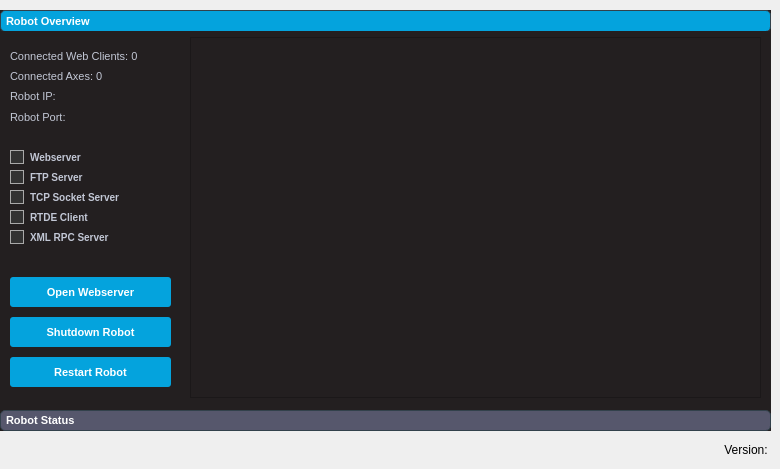
    <widget class="QWidget" name="tab_overview">
     <attribute name="title">
      <string>Overview</string>
     </attribute>
     <widget class="QToolBox" name="toolbox_overview">
      <property name="geometry">
       <rect>
        <x>0</x>
        <y>10</y>
        <width>771</width>
        <height>421</height>
       </rect>
      </property>
      <property name="font">
       <font>
        <family>Arial</family>
        <pointsize>8</pointsize>
        <weight>75</weight>
        <bold>true</bold>
       </font>
      </property>
      <property name="styleSheet">
       <string notr="true">QToolBox

{
	background-color: transparent;
	color: #c2c7d5;
}
   QToolBox::tab {
      background: blue;
      border-radius: 5px;
      color: black;
        }

QToolBox::tab {
  background: #56576c; 
  border: 1px solid #32414B;
  padding:1px;
  color: white;
} 

QToolBox::tab:selected { 
  background: rgb(4, 163, 221); 
  margin-bottom: -1px; 
}

/*-----QWidget-----*/
QWidget
{
	background-color: #231F20;
	color: #000000

}

/*-----QLabel-----*/
QLabel
{
	background-color: transparent;
	color: #c2c7d5;
}

/*-----QTableView &amp; QTableWidget-----*/
QTableView
{
    background-color: #232939;
	border: 1px solid gray;
    color: #f0f0f0;
    gridline-color: #232939;
    outline : 0;

}

QTableView::disabled
{
    background-color: #242526;
    border: 1px solid #32414B;
    color: #656565;
    gridline-color: #656565;
    outline : 0;

}

QTableView::item:hover 
{
    background-color: #606060;
    color: #f0f0f0;

}

QTableView::item:selected 
{
	background-color: #0ab19a;
    color: #F0F0F0;

}

QTableView::item:selected:disabled
{
    background-color: #1a1b1c;
    border: 2px solid #525251;
    color: #656565;

}

QTableCornerButton::section
{
	background-color: #343a49;
    color: #fff;

}

QHeaderView::section
{
	color: #fff;
	border-top: 0px;
	border-bottom: 1px solid gray;
	border-right: 1px solid gray;
	background-color: #343a49;
    margin-top:1px;
	margin-bottom:1px;
	padding: 5px;

}

QHeaderView::section:disabled
{
    background-color: #525251;
    color: #656565;

}

QHeaderView::section:checked
{
    color: #fff;
    background-color: #0ab19a;

}


QHeaderView::section:checked:disabled
{
    color: #656565;
    background-color: #525251;

}

QHeaderView::section::vertical::first,
QHeaderView::section::vertical::only-one
{
    border-top: 1px solid #353635;

}

QHeaderView::section::vertical
{
    border-top: 1px solid #353635;

}

QHeaderView::section::horizontal::first,
QHeaderView::section::horizontal::only-one
{
    border-left: 1px solid #353635;

}

QHeaderView::section::horizontal
{
    border-left: 1px solid #353635;

}

/*-----QScrollBar-----*/
QScrollBar:horizontal 
{
    background-color: transparent;
    height: 8px;
    margin: 0px;
    padding: 0px;

}

QScrollBar::handle:horizontal 
{
    border: none;
	min-width: 100px;
    background-color: #56576c;

}

QScrollBar::add-line:horizontal, 
QScrollBar::sub-line:horizontal,
QScrollBar::add-page:horizontal, 
QScrollBar::sub-page:horizontal 
{
    width: 0px;
    background-color: transparent;

}

QScrollBar:vertical 
{
    background-color: transparent;
    width: 8px;
    margin: 0;

}

QScrollBar::handle:vertical 
{
    border: none;
	min-height: 100px;
    background-color: #56576c;

}

QScrollBar::add-line:vertical, 
QScrollBar::sub-line:vertical,
QScrollBar::add-page:vertical, 
QScrollBar::sub-page:vertical 
{
    height: 0px;
    background-color: transparent;

}

QPlainTextEdit
{
    background-color: #242526;
    border: 1px solid #32414B;
    color: #c2c7d5;
    gridline-color: #656565;
    outline : 0;
}

QTabWidget::pane {

  top:-1px; 
  background: rgb(245, 245, 245);;
} 

QTabBar::tab {
  background: #56576c; 
  border: 1px solid #32414B;
  padding: 5px;
  color: white;
} 

QTabBar::tab:selected { 
  background: rgb(4, 163, 221); 
  margin-bottom: -1px; 
}

QMenuBar {
    background-color: qlineargradient(x1:0, y1:0, x2:0, y2:1,
                                      stop:0 lightgray, stop:1 darkgray);
}
QMenuBar::item {
    spacing: 3px;           
    padding: 2px 10px;
    background-color: rgb(210,105,30);
    color: rgb(255,255,255);  
    border-radius: 5px;
}
QMenuBar::item:selected {    
    background-color: rgb(244,164,96);
}
QMenuBar::item:pressed {
    background: rgb(128,0,0);
}

QMenu {
    background-color: #56576c;   
    border: 1px solid  rgb(4, 163, 221);
    margin: 2px;
}
QMenu::item {
    background-color: transparent;
 	color: white;
}
QMenu::item:selected { 
    background-color: rgb(4, 163, 221);
   
}


/*-----QComboBox-----*/
QComboBox
{
	background-color: transparent;
	color: #c2c7d5;
    border: 1px solid #32414B;
}
QListView
{
	background-color: #231F20;
	color: #c2c7d5;
    border: 1px solid #32414B;
}
QCheckBox::indicator:checked
{
    image:url(&quot;./ressources/check.png&quot;);
	background-color:  rgb(170, 255, 127);
    border: 1px solid rgb(170, 255, 127);

}

QCheckBox::indicator:unchecked
{
    image:url(&quot;./ressources/check.png&quot;);
	background-color: rgb(255, 116, 116);
    border: 1px solid rgb(255, 116, 116);

}

QMessageBox {
    background-color: #231F20;
}

QMessageBox QLabel {
    color: #aaa;
}

QProgressBar {
    border-radius: 6px;
    background-color: #231F20;
}
QProgressBar::chunk {
    border-radius: 6px;
    background-color: #0097FE;
}
</string>
      </property>
      <property name="currentIndex">
       <number>0</number>
      </property>
      <widget class="QWidget" name="page_overview">
       <property name="geometry">
        <rect>
         <x>0</x>
         <y>0</y>
         <width>771</width>
         <height>367</height>
        </rect>
       </property>
       <attribute name="label">
        <string>Robot Overview</string>
       </attribute>
       <widget class="QPushButton" name="btn_overview_restart_robot">
        <property name="geometry">
         <rect>
          <x>10</x>
          <y>320</y>
          <width>161</width>
          <height>30</height>
         </rect>
        </property>
        <property name="font">
         <font>
          <family>Arial</family>
          <pointsize>-1</pointsize>
          <weight>75</weight>
          <bold>true</bold>
         </font>
        </property>
        <property name="styleSheet">
         <string notr="true">/*-----QPushButton-----*/
QPushButton
{
	background-color: rgb(4, 163, 221);
	color: #fff;
	font-size: 11px;
	font-weight: bold;
	border: none;
	border-radius: 3px;
	padding: 5px;

}


QPushButton::pressed
{
	background-color: rgb(3, 115, 213);

}</string>
        </property>
        <property name="text">
         <string>Restart Robot</string>
        </property>
        <property name="flat">
         <bool>false</bool>
        </property>
       </widget>
       <widget class="QCheckBox" name="chk_overview_tcp_active">
        <property name="enabled">
         <bool>true</bool>
        </property>
        <property name="geometry">
         <rect>
          <x>10</x>
          <y>110</y>
          <width>581</width>
          <height>20</height>
         </rect>
        </property>
        <property name="font">
         <font>
          <family>Arial</family>
          <pointsize>-1</pointsize>
          <weight>75</weight>
          <bold>true</bold>
         </font>
        </property>
        <property name="styleSheet">
         <string notr="true">
/*-----QCheckBox-----*/
QCheckBox
{
	background-color: transparent;
	color: #c2c7d5;
	font-size: 10px;
	font-weight: bold;
	border: none;
	border-radius: 5px;

}


/*-----QCheckBox-----*/
QCheckBox::indicator
{
    color: #b1b1b1;
    background-color: #323232;
    border: 1px solid darkgray;
    width: 12px;
    height: 12px;

}


QCheckBox::indicator:checked
{
    image:url(&quot;./ressources/check.png&quot;);
	background-color:  rgb(170, 255, 127);
    border: 1px solid rgb(170, 255, 127);

}

QCheckBox::indicator:unchecked
{
    image:url(&quot;./ressources/check.png&quot;);
	background-color: rgb(255, 116, 116);
    border: 1px solid rgb(255, 116, 116);

}



</string>
        </property>
        <property name="text">
         <string>Webserver</string>
        </property>
        <property name="checkable">
         <bool>true</bool>
        </property>
       </widget>
       <widget class="QPushButton" name="btn_overview_shutdown_robot">
        <property name="geometry">
         <rect>
          <x>10</x>
          <y>280</y>
          <width>161</width>
          <height>30</height>
         </rect>
        </property>
        <property name="font">
         <font>
          <family>Arial</family>
          <pointsize>-1</pointsize>
          <weight>75</weight>
          <bold>true</bold>
         </font>
        </property>
        <property name="styleSheet">
         <string notr="true">/*-----QPushButton-----*/
QPushButton
{
	background-color: rgb(4, 163, 221);
	color: #fff;
	font-size: 11px;
	font-weight: bold;
	border: none;
	border-radius: 3px;
	padding: 5px;

}


QPushButton::pressed
{
	background-color: rgb(3, 115, 213);

}</string>
        </property>
        <property name="text">
         <string>Shutdown Robot</string>
        </property>
       </widget>
       <widget class="QLabel" name="lbl_overview_number_of_axis">
        <property name="geometry">
         <rect>
          <x>10</x>
          <y>30</y>
          <width>581</width>
          <height>18</height>
         </rect>
        </property>
        <property name="font">
         <font>
          <family>Arial</family>
          <pointsize>8</pointsize>
          <weight>50</weight>
          <bold>false</bold>
         </font>
        </property>
        <property name="text">
         <string>Connected Axes: 0</string>
        </property>
       </widget>
       <widget class="QLabel" name="lbl_overview_robot_port">
        <property name="geometry">
         <rect>
          <x>10</x>
          <y>70</y>
          <width>581</width>
          <height>21</height>
         </rect>
        </property>
        <property name="sizePolicy">
         <sizepolicy hsizetype="Preferred" vsizetype="Preferred">
          <horstretch>0</horstretch>
          <verstretch>0</verstretch>
         </sizepolicy>
        </property>
        <property name="font">
         <font>
          <family>Arial</family>
          <pointsize>8</pointsize>
          <weight>50</weight>
          <italic>false</italic>
          <bold>false</bold>
         </font>
        </property>
        <property name="text">
         <string>Robot Port:</string>
        </property>
       </widget>
       <widget class="QLabel" name="lbl_overview_connected_clients">
        <property name="geometry">
         <rect>
          <x>10</x>
          <y>10</y>
          <width>581</width>
          <height>18</height>
         </rect>
        </property>
        <property name="font">
         <font>
          <family>Arial</family>
          <pointsize>8</pointsize>
          <weight>50</weight>
          <bold>false</bold>
         </font>
        </property>
        <property name="text">
         <string>Connected Web Clients: 0</string>
        </property>
       </widget>
       <widget class="QCheckBox" name="chk_overview_ftp_active">
        <property name="geometry">
         <rect>
          <x>10</x>
          <y>130</y>
          <width>581</width>
          <height>20</height>
         </rect>
        </property>
        <property name="font">
         <font>
          <family>Arial</family>
          <pointsize>-1</pointsize>
          <weight>75</weight>
          <bold>true</bold>
         </font>
        </property>
        <property name="styleSheet">
         <string notr="true">
/*-----QCheckBox-----*/
QCheckBox
{
	background-color: transparent;
	color: #c2c7d5;
	font-size: 10px;
	font-weight: bold;
	border: none;
	border-radius: 5px;

}


/*-----QCheckBox-----*/
QCheckBox::indicator
{
    color: #b1b1b1;
    background-color: #323232;
    border: 1px solid darkgray;
    width: 12px;
    height: 12px;

}


QCheckBox::indicator:checked
{
    image:url(&quot;./ressources/check.png&quot;);
	background-color:  rgb(170, 255, 127);
    border: 1px solid rgb(170, 255, 127);

}

QCheckBox::indicator:unchecked
{
    image:url(&quot;./ressources/check.png&quot;);
	background-color: rgb(255, 116, 116);
    border: 1px solid rgb(255, 116, 116);

}



</string>
        </property>
        <property name="text">
         <string>FTP Server</string>
        </property>
       </widget>
       <widget class="QCheckBox" name="chk_overview_xmlrpc_server_active">
        <property name="geometry">
         <rect>
          <x>10</x>
          <y>190</y>
          <width>581</width>
          <height>20</height>
         </rect>
        </property>
        <property name="font">
         <font>
          <family>Arial</family>
          <pointsize>-1</pointsize>
          <weight>75</weight>
          <bold>true</bold>
         </font>
        </property>
        <property name="styleSheet">
         <string notr="true">
/*-----QCheckBox-----*/
QCheckBox
{
	background-color: transparent;
	color: #c2c7d5;
	font-size: 10px;
	font-weight: bold;
	border: none;
	border-radius: 5px;

}


/*-----QCheckBox-----*/
QCheckBox::indicator
{
    color: #b1b1b1;
    background-color: #323232;
    border: 1px solid darkgray;
    width: 12px;
    height: 12px;

}


QCheckBox::indicator:checked
{
    image:url(&quot;./ressources/check.png&quot;);
	background-color:  rgb(170, 255, 127);
    border: 1px solid rgb(170, 255, 127);

}

QCheckBox::indicator:unchecked
{
    image:url(&quot;./ressources/check.png&quot;);
	background-color: rgb(255, 116, 116);
    border: 1px solid rgb(255, 116, 116);

}



</string>
        </property>
        <property name="text">
         <string>XML RPC Server</string>
        </property>
       </widget>
       <widget class="QPushButton" name="btn_overview_open_webserver">
        <property name="geometry">
         <rect>
          <x>10</x>
          <y>240</y>
          <width>161</width>
          <height>30</height>
         </rect>
        </property>
        <property name="font">
         <font>
          <family>Arial</family>
          <pointsize>-1</pointsize>
          <weight>75</weight>
          <bold>true</bold>
         </font>
        </property>
        <property name="styleSheet">
         <string notr="true">/*-----QPushButton-----*/
QPushButton
{
	background-color: rgb(4, 163, 221);
	color: #fff;
	font-size: 11px;
	font-weight: bold;
	border: none;
	border-radius: 3px;
	padding: 5px;

}


QPushButton::pressed
{
	background-color: rgb(3, 115, 213);

}</string>
        </property>
        <property name="text">
         <string>Open Webserver</string>
        </property>
       </widget>
       <widget class="QLabel" name="lbl_overview_robot_ip">
        <property name="geometry">
         <rect>
          <x>10</x>
          <y>50</y>
          <width>581</width>
          <height>18</height>
         </rect>
        </property>
        <property name="font">
         <font>
          <family>Arial</family>
          <pointsize>8</pointsize>
          <weight>50</weight>
          <bold>false</bold>
         </font>
        </property>
        <property name="text">
         <string>Robot IP:</string>
        </property>
       </widget>
       <widget class="QCheckBox" name="chk_overview_rtde_client_active">
        <property name="enabled">
         <bool>true</bool>
        </property>
        <property name="geometry">
         <rect>
          <x>10</x>
          <y>170</y>
          <width>581</width>
          <height>20</height>
         </rect>
        </property>
        <property name="font">
         <font>
          <family>Arial</family>
          <pointsize>-1</pointsize>
          <weight>75</weight>
          <bold>true</bold>
         </font>
        </property>
        <property name="styleSheet">
         <string notr="true">
/*-----QCheckBox-----*/
QCheckBox
{
	background-color: transparent;
	color: #c2c7d5;
	font-size: 10px;
	font-weight: bold;
	border: none;
	border-radius: 5px;

}


/*-----QCheckBox-----*/
QCheckBox::indicator
{
    color: #b1b1b1;
    background-color: #323232;
    border: 1px solid darkgray;
    width: 12px;
    height: 12px;

}


QCheckBox::indicator:checked
{
    image:url(&quot;./ressources/check.png&quot;);
	background-color:  rgb(170, 255, 127);
    border: 1px solid rgb(170, 255, 127);

}

QCheckBox::indicator:unchecked
{
    image:url(&quot;./ressources/check.png&quot;);
	background-color: rgb(255, 116, 116);
    border: 1px solid rgb(255, 116, 116);

}



</string>
        </property>
        <property name="text">
         <string>RTDE Client</string>
        </property>
       </widget>
       <widget class="QFrame" name="frame_3d_model">
        <property name="geometry">
         <rect>
          <x>190</x>
          <y>0</y>
          <width>571</width>
          <height>361</height>
         </rect>
        </property>
        <property name="font">
         <font>
          <family>Arial</family>
         </font>
        </property>
        <property name="frameShape">
         <enum>QFrame::StyledPanel</enum>
        </property>
        <property name="frameShadow">
         <enum>QFrame::Raised</enum>
        </property>
       </widget>
       <widget class="QCheckBox" name="chk_overview_tcp_ext_active">
        <property name="enabled">
         <bool>true</bool>
        </property>
        <property name="geometry">
         <rect>
          <x>10</x>
          <y>150</y>
          <width>581</width>
          <height>20</height>
         </rect>
        </property>
        <property name="font">
         <font>
          <family>Arial</family>
          <pointsize>-1</pointsize>
          <weight>75</weight>
          <bold>true</bold>
         </font>
        </property>
        <property name="styleSheet">
         <string notr="true">
/*-----QCheckBox-----*/
QCheckBox
{
	background-color: transparent;
	color: #c2c7d5;
	font-size: 10px;
	font-weight: bold;
	border: none;
	border-radius: 5px;

}


/*-----QCheckBox-----*/
QCheckBox::indicator
{
    color: #b1b1b1;
    background-color: #323232;
    border: 1px solid darkgray;
    width: 12px;
    height: 12px;

}


QCheckBox::indicator:checked
{
    image:url(&quot;./ressources/check.png&quot;);
	background-color:  rgb(170, 255, 127);
    border: 1px solid rgb(170, 255, 127);

}

QCheckBox::indicator:unchecked
{
    image:url(&quot;./ressources/check.png&quot;);
	background-color: rgb(255, 116, 116);
    border: 1px solid rgb(255, 116, 116);

}



</string>
        </property>
        <property name="text">
         <string>TCP Socket Server</string>
        </property>
        <property name="checkable">
         <bool>true</bool>
        </property>
       </widget>
       <zorder>btn_overview_shutdown_robot</zorder>
       <zorder>btn_overview_restart_robot</zorder>
       <zorder>btn_overview_open_webserver</zorder>
       <zorder>lbl_overview_number_of_axis</zorder>
       <zorder>lbl_overview_robot_ip</zorder>
       <zorder>lbl_overview_robot_port</zorder>
       <zorder>chk_overview_tcp_active</zorder>
       <zorder>chk_overview_ftp_active</zorder>
       <zorder>chk_overview_tcp_ext_active</zorder>
       <zorder>chk_overview_xmlrpc_server_active</zorder>
       <zorder>chk_overview_rtde_client_active</zorder>
       <zorder>lbl_overview_connected_clients</zorder>
       <zorder>frame_3d_model</zorder>
      </widget>
      <widget class="QWidget" name="page_overview_log">
       <property name="geometry">
        <rect>
         <x>0</x>
         <y>0</y>
         <width>771</width>
         <height>367</height>
        </rect>
       </property>
       <attribute name="label">
        <string>Robot Status</string>
       </attribute>
       <widget class="QPlainTextEdit" name="txt_lr_log_viewer">
        <property name="geometry">
         <rect>
          <x>0</x>
          <y>0</y>
          <width>771</width>
          <height>361</height>
         </rect>
        </property>
        <property name="sizePolicy">
         <sizepolicy hsizetype="Preferred" vsizetype="Preferred">
          <horstretch>0</horstretch>
          <verstretch>0</verstretch>
         </sizepolicy>
        </property>
        <property name="font">
         <font>
          <family>Arial</family>
          <pointsize>8</pointsize>
          <weight>50</weight>
          <italic>false</italic>
          <bold>false</bold>
         </font>
        </property>
        <property name="tabletTracking">
         <bool>true</bool>
        </property>
        <property name="frameShape">
         <enum>QFrame::Panel</enum>
        </property>
        <property name="frameShadow">
         <enum>QFrame::Plain</enum>
        </property>
        <property name="readOnly">
         <bool>true</bool>
        </property>
        <property name="plainText">
         <string notr="true"/>
        </property>
       </widget>
      </widget>
     </widget>
     <widget class="QLabel" name="lbl_overview_app_version">
      <property name="geometry">
       <rect>
        <x>0</x>
        <y>440</y>
        <width>771</width>
        <height>20</height>
       </rect>
      </property>
      <property name="font">
       <font>
        <family>Arial</family>
       </font>
      </property>
      <property name="text">
       <string>Version: </string>
      </property>
      <property name="alignment">
       <set>Qt::AlignRight|Qt::AlignTrailing|Qt::AlignVCenter</set>
      </property>
     </widget>
    </widget>
